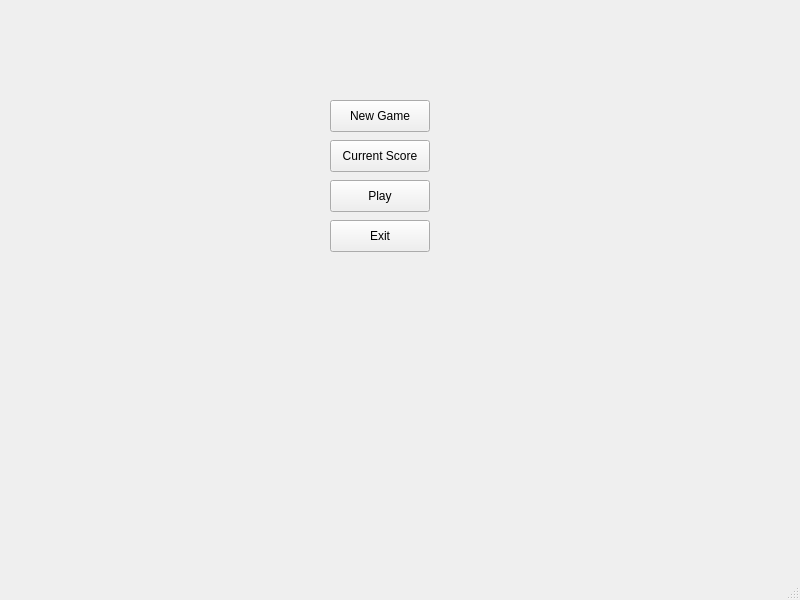
<?xml version="1.0" encoding="UTF-8"?>
<ui version="4.0">
 <class>MenuWindow</class>
 <widget class="QMainWindow" name="MenuWindow">
  <property name="geometry">
   <rect>
    <x>0</x>
    <y>0</y>
    <width>800</width>
    <height>600</height>
   </rect>
  </property>
  <property name="windowTitle">
   <string>MainWindow</string>
  </property>
  <widget class="QWidget" name="centralwidget">
   <widget class="QPushButton" name="pushButton">
    <property name="geometry">
     <rect>
      <x>330</x>
      <y>100</y>
      <width>100</width>
      <height>32</height>
     </rect>
    </property>
    <property name="text">
     <string>New Game</string>
    </property>
   </widget>
   <widget class="QPushButton" name="pushButton_2">
    <property name="geometry">
     <rect>
      <x>330</x>
      <y>140</y>
      <width>100</width>
      <height>32</height>
     </rect>
    </property>
    <property name="text">
     <string>Current Score</string>
    </property>
   </widget>
   <widget class="QPushButton" name="pushButton_3">
    <property name="geometry">
     <rect>
      <x>330</x>
      <y>180</y>
      <width>100</width>
      <height>32</height>
     </rect>
    </property>
    <property name="text">
     <string>Play</string>
    </property>
   </widget>
   <widget class="QPushButton" name="pushButton_4">
    <property name="geometry">
     <rect>
      <x>330</x>
      <y>220</y>
      <width>100</width>
      <height>32</height>
     </rect>
    </property>
    <property name="text">
     <string>Exit</string>
    </property>
   </widget>
  </widget>
  <widget class="QMenuBar" name="menubar">
   <property name="geometry">
    <rect>
     <x>0</x>
     <y>0</y>
     <width>800</width>
     <height>24</height>
    </rect>
   </property>
  </widget>
  <widget class="QStatusBar" name="statusbar"/>
 </widget>
 <resources/>
 <connections>
  <connection>
   <sender>pushButton_4</sender>
   <signal>clicked()</signal>
   <receiver>MenuWindow</receiver>
   <slot>close()</slot>
   <hints>
    <hint type="sourcelabel">
     <x>379</x>
     <y>263</y>
    </hint>
    <hint type="destinationlabel">
     <x>380</x>
     <y>298</y>
    </hint>
   </hints>
  </connection>
  <connection>
   <sender>pushButton_2</sender>
   <signal>clicked()</signal>
   <receiver>MenuWindow</receiver>
   <slot>show()</slot>
   <hints>
    <hint type="sourcelabel">
     <x>404</x>
     <y>185</y>
    </hint>
    <hint type="destinationlabel">
     <x>479</x>
     <y>184</y>
    </hint>
   </hints>
  </connection>
 </connections>
</ui>
